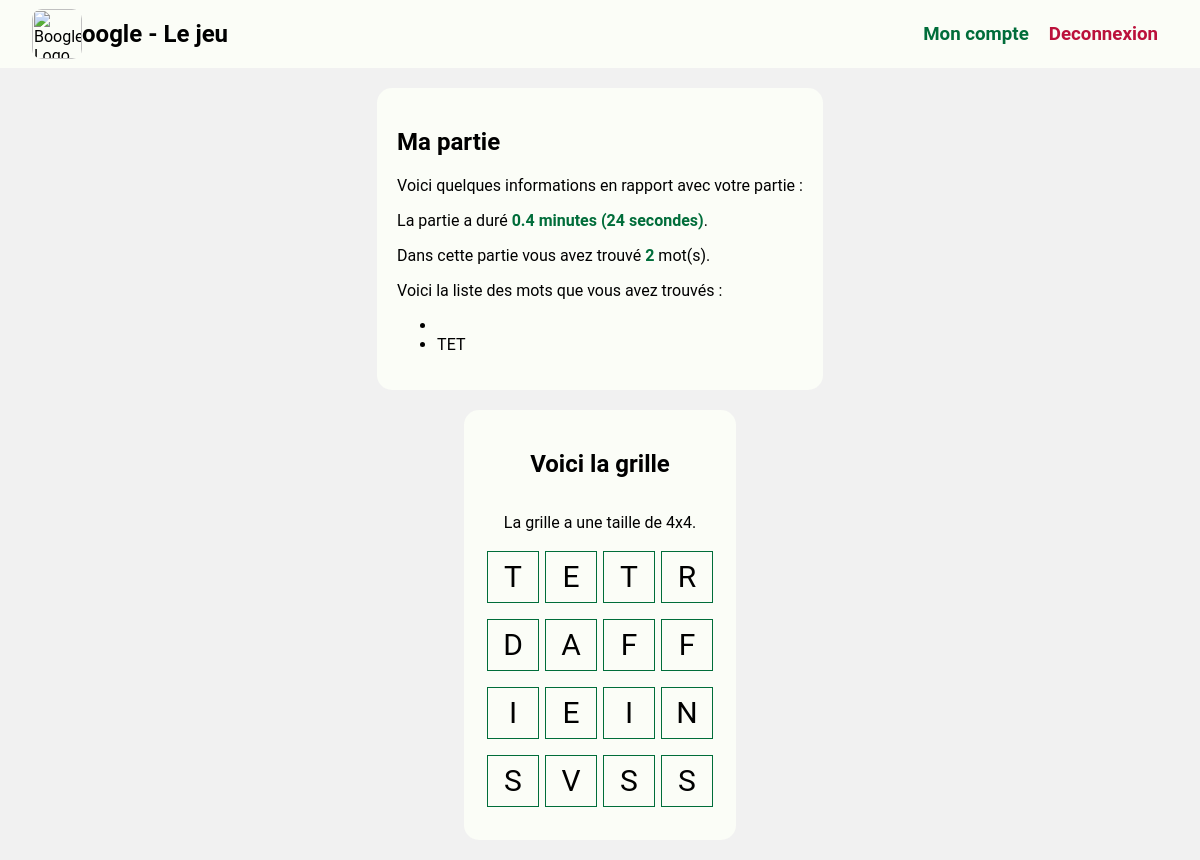
Page /partie.php?idPartie=34489944aea10854268db0b4036459aa (signed in) on the committed database.
### tables this page shows
CREATE TABLE `proposemots` (
  `idUser` varchar(50) NOT NULL,
  `idPartie` varchar(50) NOT NULL,
  `MotsPropose` varchar(50) NOT NULL,
  `ScoreMots` varchar(50) DEFAULT NULL
);

CREATE TABLE `jouer` (
  `idUser` int(11) NOT NULL,
  `idPartie` varchar(50) NOT NULL
);

CREATE TABLE `partie` (
  `idPartie` varchar(50) NOT NULL,
  `NbMotsTrouves` varchar(50) DEFAULT NULL,
  `idVainqueur` varchar(50) DEFAULT NULL,
  `dimensionsGrille` varchar(10) NOT NULL,
  `Grille` longtext DEFAULT NULL CHECK (json_valid(`Grille`)),
  `NomDicoUtilise` varchar(50) DEFAULT NULL,
  `DateDebutPartie` datetime DEFAULT NULL,
  `DateFinPartie` datetime DEFAULT NULL,
  `idChat` varchar(50) DEFAULT NULL
);

### public/controller/Joueur.php (called while the page is built, shortened)
<?php
class Joueur
{
    public function __construct($idUser)
    {
        $this->idUser = $idUser;
        global $conn;
        $sql = "SELECT * FROM utilisateur WHERE idUser = :idUser";
        $stmt = $conn->prepare($sql);
        $stmt->execute(["idUser" => $this->idUser]);
        $result = $stmt->fetch();
    }
    public function getStatPartie($id_partie, $userId)
    {
        global $conn;
        $sql = "SELECT * FROM partie p, jouer j WHERE p.idPartie = j.idPartie AND j.idUser = ? AND p.idPartie = ?";
        $stmt = $conn->prepare($sql);
        $stmt->bindParam(1, $userId);
        $stmt->bindParam(2, $id_partie);
        try {
            $stmt->execute();
        } catch (PDOException $e) {
            echo $e->getMessage();
        }
        $result = $stmt->fetch();
        return $result;
    }
    public function getListMotsTrouves($id_partie, $idUser)
    {
        global $conn;
        $sql = "SELECT * FROM proposemots WHERE idPartie = ? AND idUser = ?";
        $stmt = $conn->prepare($sql);
        $stmt->bindParam(1, $id_partie);
        $stmt->bindParam(2, $idUser);
        try {
            $stmt->execute();
        } catch (PDOException $e) {
            echo $e->getMessage();
        }
        $result = $stmt->fetchAll();
        return $result;
    }
}

### public/partie.php (the view, shortened to what this page needs)
<?php
require_once("config/config.php");
require_once("controller/Joueur.php");
$joueur = new Joueur($_SESSION["idUser"]);
?>
<!DOCTYPE html>
<html lang="fr">
<head>
    <link rel="stylesheet" href="assets/styles/main.css">
</head>
<body>
    <?php require_once("include/nav_bar.html");
    $partie = $joueur->getStatPartie($_GET["idPartie"], $_SESSION["idUser"]);
    $motsTrouves = $joueur->getListMotsTrouves($_GET["idPartie"], $_SESSION["idUser"]);
    $nbMotsTrouves = count($motsTrouves);
    $dureePartie = date("U", strtotime($partie["DateFinPartie"])) - date("U", strtotime($partie["DateDebutPartie"]));
    $dureePartie = $dureePartie / 60;
    $dureePartie = round($dureePartie, 2);
    $dureePartie = $dureePartie . " minutes (" . $dureePartie * 60 . " secondes)";
    $grille = json_decode($partie["Grille"]);
    $nbCols = explode("x", $partie["dimensionsGrille"])[0];
    $nbRows = explode("x", $partie["dimensionsGrille"])[1];
    ?>
    <main class="flex-column">
        <section>
            <h1>Ma partie</h1>
            <p>Voici quelques informations en rapport avec votre partie :</p>
            <p>La partie a duré <span class="stat"><?php echo $dureePartie; ?></span>.</p>
            <p>Dans cette partie vous avez trouvé <span class="stat"><?php echo $nbMotsTrouves; ?></span> mot(s).</p>
            <p> Voici la liste des mots que vous avez trouvés : </p>
            <ul>
                <?php
                foreach ($motsTrouves as $mot) {
                    echo "<li>" . $mot["MotsPropose"] . "</li>";
                }
                ?>
        </section>
        <section id="grille-section" class="flex-column">
            <div id="grille" class= "flex-column">
                <?php
                echo "<h1>Voici la grille</h1>";
                echo "<p>La grille a une taille de " . $partie["dimensionsGrille"] . ".</p>";
                for ($row = 0; $row < $nbCols; $row++) {
                    echo "<div class='ligne'>";
                    for ($col = 0; $col < $nbRows; $col++) {
                        echo "<div class='case'>" . $grille[$row][$col] . "</div>";
                    }
                    echo "</div>";
                }
                ?>
            </div>
        </section>
    </main>
</body>
</html>

### public/assets/styles/main.css (style rules this page uses)
:root { --bg_color: #F1F1F1; --green: #006d3a; --blue: #00456d; --sub_blue: #006d8c; --white_sub: #e6e6e6; --yellow: #ceb307; --red: #bb113b; --white: #fbfdf7; --orange: #be7c00; --gray: #a9a9a9; }
body { background-color: var(--bg_color); font-family: 'Roboto', sans-serif; margin: 0; }
a { text-decoration: none; color: var(--green); }
.flex-column { display: flex; flex-direction: column; align-items: center; }
.flex-row { display: flex; flex-direction: row; align-items: center; }
main { margin-left: 5px; margin-right: 5px; }
nav { display: flex; justify-content: space-between; align-items: center; padding: 0 2rem; background-color: var(--white); margin-bottom: 20px; }
.left { display: flex; align-items: center; }
.right * { margin: 5px; }
.logout { color: var(--red) !important; }
nav img { width: 50px; height: 50px; border-radius: 10px; }
section { background-color: var(--white); width: fit-content; margin: 0 auto; padding: 20px; border-radius: 15px; margin-bottom: 20px; }
.ligne { margin-left: auto; margin-right: auto; margin-bottom: 10px; }
.case { display: inline-block; border: 1px solid var(--green); font-size: 30px; flex-direction: column; align-items: center; margin: 3px; line-height: 50px; width: 50px; height: 50px; text-align: center; }
#grille { user-select: none; }
.stat { color: var(--green); font-weight: bolder; }

### rows in the picture
proposemots: MotsPropose "TET"
jouer: idPartie.dimensionsGrille "4x4", idPartie.Grille "T", idPartie.Grille "E", idPartie.Grille "R", idPartie.Grille "D", idPartie.Grille "A", idPartie.Grille "F", idPartie.Grille "I", idPartie.Grille "N", idPartie.Grille "S", idPartie.Grille "V"

### other values in the picture
$dureePartie "0.4 minutes (24 secondes)"
$nbMotsTrouves "2"
